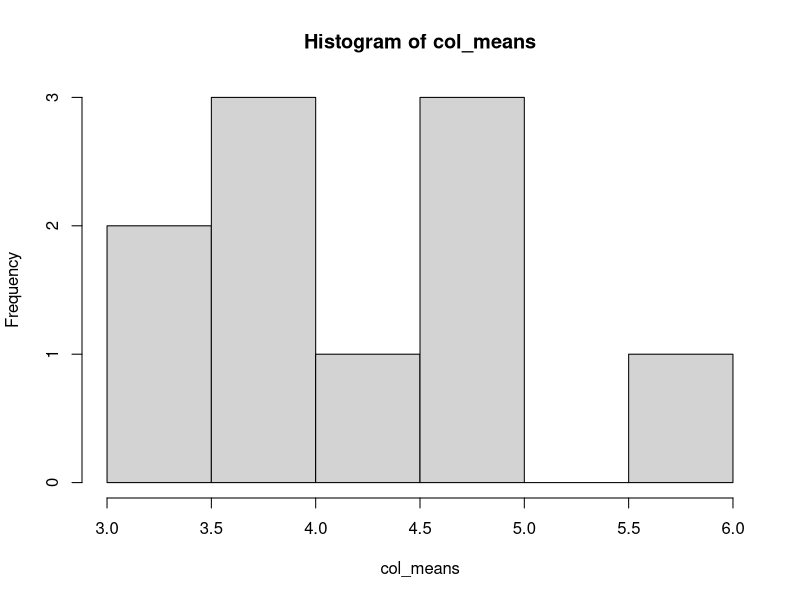

Source code (R):
library("ggplot2")


#the sum of 52.3, 74.8, 3.17
52.3 + 74.8 + 3.17
#the square root of 144
sqrt(144)
#the 10-based logarithm of 200 multiplied with sin of π/4
log10(200) * sin(pi/4)
#the cumulative sum of the numbers 1,3,18,20,2 
vec <- c(1, 2, 3, 4, 5)
cumsum(vec)
#find 10 numbers between 0 and 20 rounded to the nearest integer
#value (hint use the command sample() or a combination of the
#commands round() and runif()).
random_numbers <- runif(10, min = 0, max = 20)
rounded_numbers <- round(random_numbers)
random_numbers_with_sample <- sample(0:20, 10, replace = TRUE)
#Assign the number 5 to x and the number 10 to y
x <- 5
y <- 10

# Assign the number 5 to x and the number 10 to y.
# Calculate the product of x and y.
# Store the result in a new variable z.
# Inspect your workspace by clicking the “environment” tab in RStudio, and find the three objects.
# Make a vector myvec of the objects x,y,z.
# Find the minimum, the maximum and the mean of the vector.
# Remove myvec from the workspace.
z <- x * y
myvec <- c(x, y, z)
min_myvec <- min(myvec)
max_myvec <- max(myvec)
mean_myvec <- mean(myvec)

#The numbers below are the first ten days of rainfall in a year
#0.1 0.5 2.3 1.1 11.3 14.7 23.4 15.7 0 0.9
#Read them into a vector using the c() command.
rainfall_vec <- c(0.1, 0.5, 2.3, 1.1, 11.3, 14.7, 23.4, 15.7, 0, 0.9)
#Calulate the mean and the standard deviation.
rainfall_mean <- mean(rainfall_vec)
rainfall_sd <- sd(rainfall_vec)
#Calculate the cumulative rainfall over these ten days. What is total sum of the rainfall?
rainfall_sum <- sum(rainfall_vec)
#Which day saw the highest rainfall? Find an appropriate R command.
rainfall_max <- max(rainfall_vec)
#Take a subset of the rainfall data where rain is larger than 10.
rainfall_subset <- rainfall_vec[rainfall_vec>10]
#What is mean rainfall for days where the rainfall was at least 5?
rainfall_atleast_five <- rainfall_vec[rainfall_vec<=5]
mean_of_rainfall_atleast_five <- mean(rainfall_atleast_five)
#Subset the vector where it is either exactly 0 or 1.1 and find the corresponding days.
rainfall_subset_2 <- which(rainfall_vec==0 | rainfall_vec==1.1)

#Aufgabe 4
#Read these vectors into two vectors with appropriate names.
cylinder_length_vec <- c(2.5, 3.4, 4.8, 3.1, 1.7)
cylinder_diameters_vec <- c(0.7, 0.4, 0.5, 0.5, 0.9)
#Volumen = pi * r2 * h
cylinder_volumes_vec<-c()
for (i in 1:length(cylinder_length_vec)) {
  cylinder_volumes_vec[i] <- cylinder_length_vec[i]*pi*((cylinder_diameters_vec[i]/2)^2)
}
#Recalculate to cubic milimeters
cylinder_volumes_cubic_milimeters_vec <- cylinder_volumes_vec * 1000

#Aufgabe 5
x <- c(1,2,3,4,5)
y <- c(3,5,7,9)
union <- union(x, y)
intersection <- intersect(x, y)
x_without_y <- setdiff(x,y)
print(x_without_y)
y_without_x <- setdiff(y, x)
print(x_without_y)
vec <- c(x, y)

#Aufgabe 6
first_row_vec <- seq(from=0, to=18, by=2)
random_number_vec <- as.integer(runif(70, min=0, max=10))
matrix <- matrix(data=c(first_row_vec, random_number_vec), byrow=TRUE, nrow=8, ncol=10)
row_means <- as.integer(rowMeans(matrix))
sd_rows <- sd(matrix)
new_matrix = matrix[2:8, 1:10]
col_means <- colMeans(new_matrix)
hist(col_means)

#Aufgabe 7
dataset <- str(mpg)

#Aufgabe 8
liste_1 <- list(vater="John", mutter="Mary", kinder_alter=c(4, 6, 10))
liste_2 <- list(kind_1_name="Bob", kind_2_name="Cate", kind_3_name="Susan")
list_concatinate_1 <- c(liste_1, liste_2)
list_concatinate_2 <- list(liste_1, liste_2)


# Neue Liste erstellen
liste_kinder <- list()

# Schleife, um Namen und Alter hinzuzufügen
for (i in 1:length(liste_2)) {
  kind_name <- liste_2[[paste0("kind_", i, "_name")]]
  kind_alter <- liste_1[["kinder_alter"]][i]
  liste_kinder[[i]] <- list(name = kind_name, alter = kind_alter)
}


#Aufgabe 7
str(mpg)











